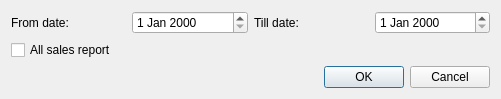
<?xml version="1.0" encoding="UTF-8"?>
<ui version="4.0">
 <class>GenerateSalesReport</class>
 <widget class="QDialog" name="GenerateSalesReport">
  <property name="geometry">
   <rect>
    <x>0</x>
    <y>0</y>
    <width>501</width>
    <height>98</height>
   </rect>
  </property>
  <property name="windowTitle">
   <string>Generate sales report</string>
  </property>
  <property name="locale">
   <locale language="English" country="UnitedStates"/>
  </property>
  <property name="modal">
   <bool>false</bool>
  </property>
  <layout class="QGridLayout" name="gridLayout">
   <property name="leftMargin">
    <number>11</number>
   </property>
   <property name="topMargin">
    <number>11</number>
   </property>
   <property name="rightMargin">
    <number>11</number>
   </property>
   <property name="bottomMargin">
    <number>11</number>
   </property>
   <item row="0" column="4">
    <widget class="QDateEdit" name="tillDateEdit"/>
   </item>
   <item row="0" column="3">
    <widget class="QLabel" name="label_2">
     <property name="text">
      <string>Till date:</string>
     </property>
    </widget>
   </item>
   <item row="2" column="1" colspan="4">
    <layout class="QHBoxLayout" name="horizontalLayout">
     <item>
      <spacer name="horizontalSpacer">
       <property name="orientation">
        <enum>Qt::Horizontal</enum>
       </property>
       <property name="sizeHint" stdset="0">
        <size>
         <width>40</width>
         <height>20</height>
        </size>
       </property>
      </spacer>
     </item>
     <item>
      <widget class="QPushButton" name="okBtn">
       <property name="text">
        <string>OK</string>
       </property>
      </widget>
     </item>
     <item>
      <widget class="QPushButton" name="cancelBtn">
       <property name="text">
        <string>Cancel</string>
       </property>
      </widget>
     </item>
    </layout>
   </item>
   <item row="0" column="1">
    <widget class="QLabel" name="fromLb">
     <property name="text">
      <string>From date:</string>
     </property>
    </widget>
   </item>
   <item row="0" column="2">
    <widget class="QDateEdit" name="fromDateEdit"/>
   </item>
   <item row="1" column="1" colspan="4">
    <widget class="QCheckBox" name="allSalesChb">
     <property name="text">
      <string>All sales report</string>
     </property>
    </widget>
   </item>
  </layout>
 </widget>
 <tabstops>
  <tabstop>fromDateEdit</tabstop>
  <tabstop>tillDateEdit</tabstop>
  <tabstop>okBtn</tabstop>
  <tabstop>cancelBtn</tabstop>
 </tabstops>
 <resources/>
 <connections/>
</ui>
